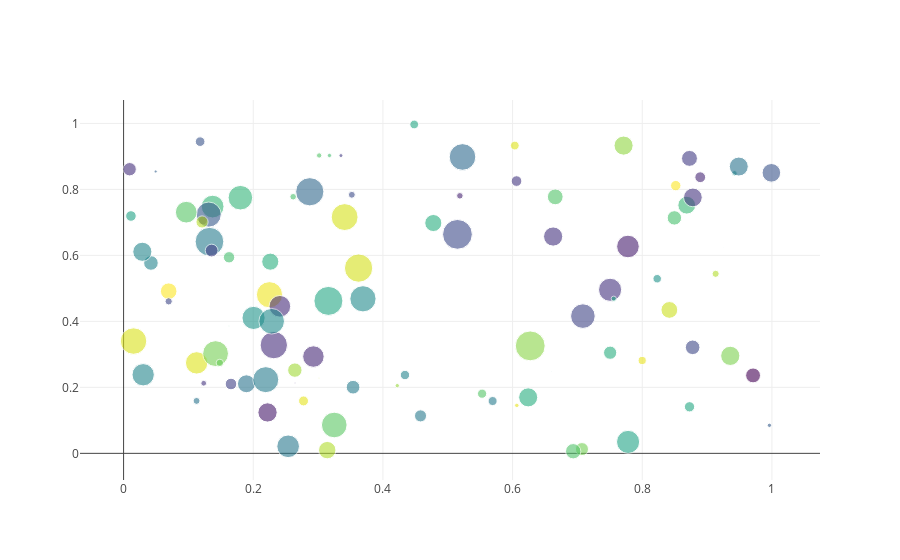

Notebook code cell kept with this figure:
### Code cell
N = 100
x = np.random.rand(N)
y = np.random.rand(N)
colors = np.random.rand(N)
sz = np.random.rand(N)*30

fig = go.Figure()
fig.add_scatter(x=x,
                y=y,
                mode='markers',
                marker={'size': sz,
                        'color': colors,
                        'opacity': 0.6,
                        'colorscale': 'Viridis'
                       });
iplot(fig)
